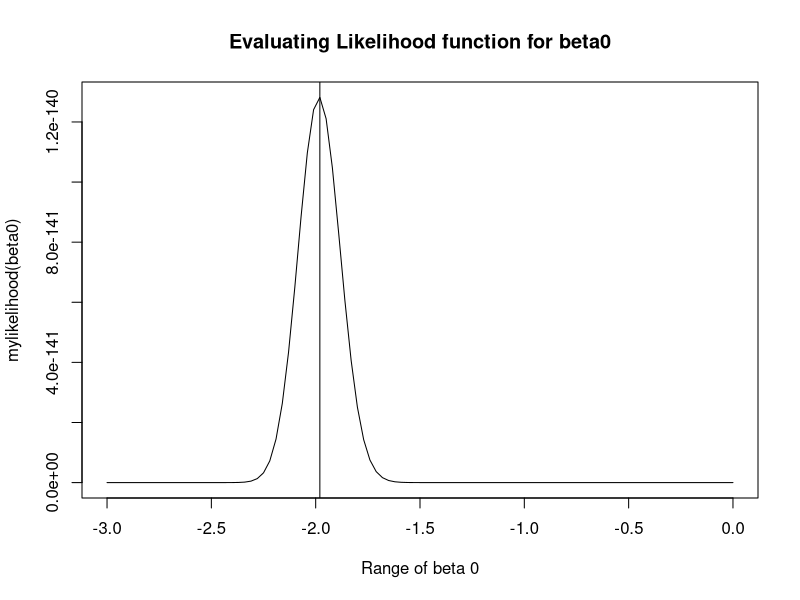
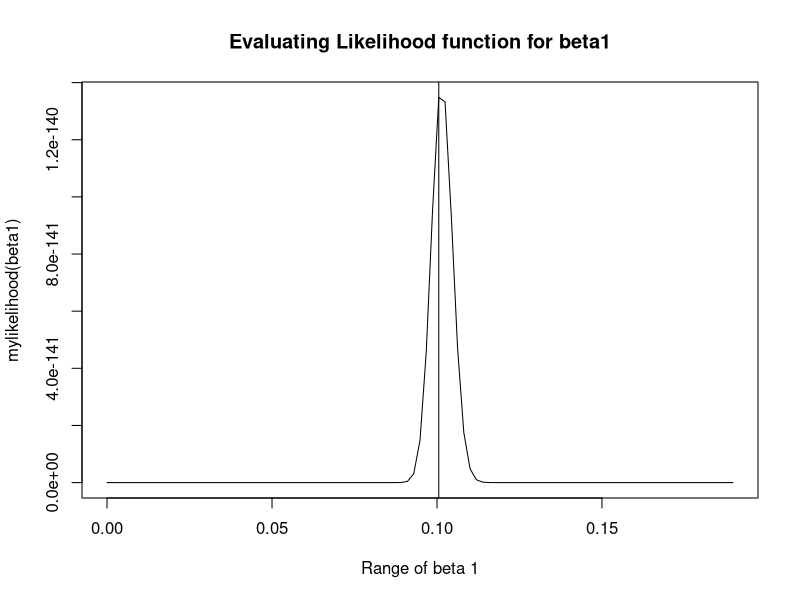
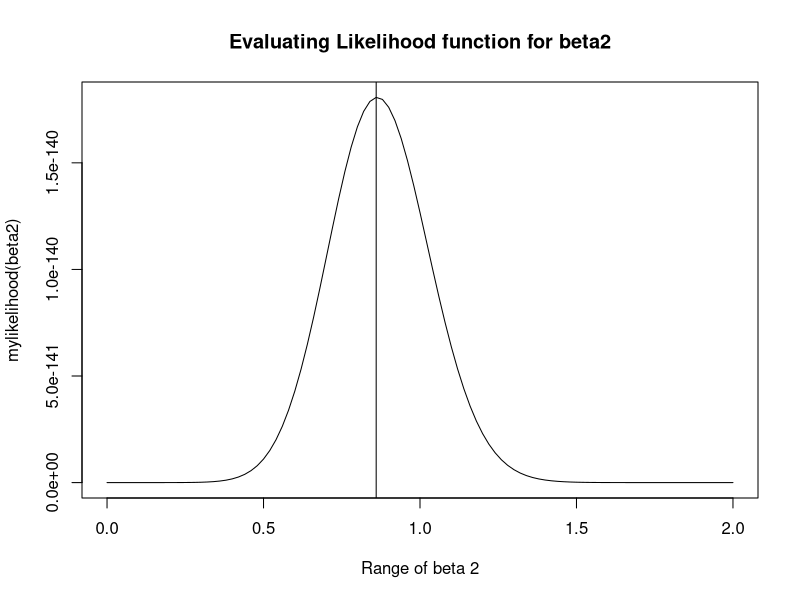
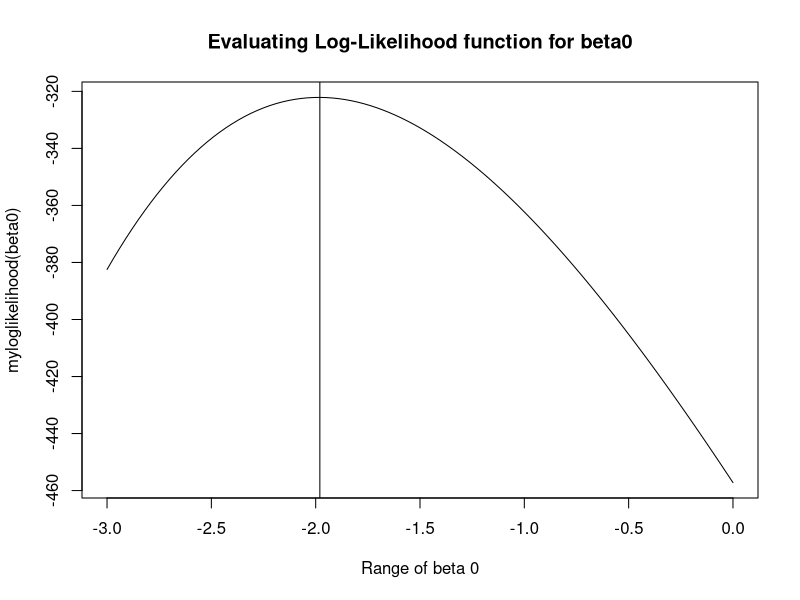
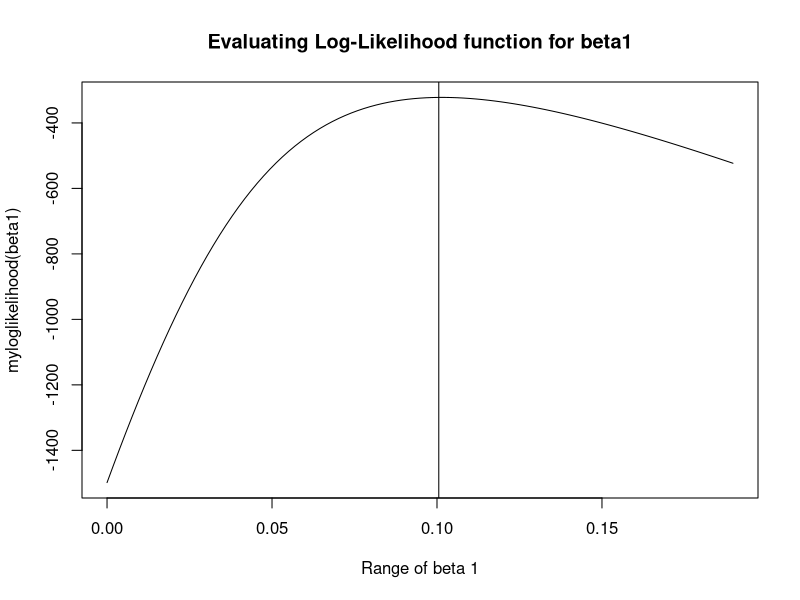
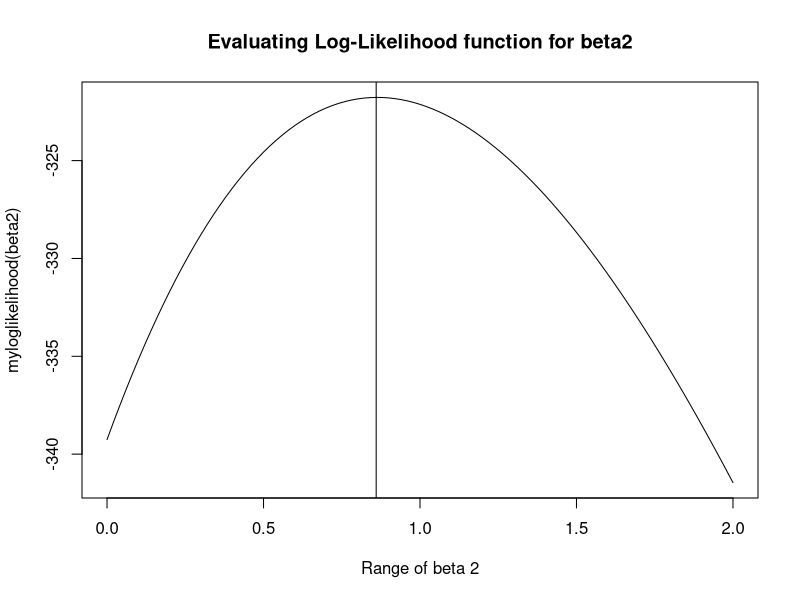
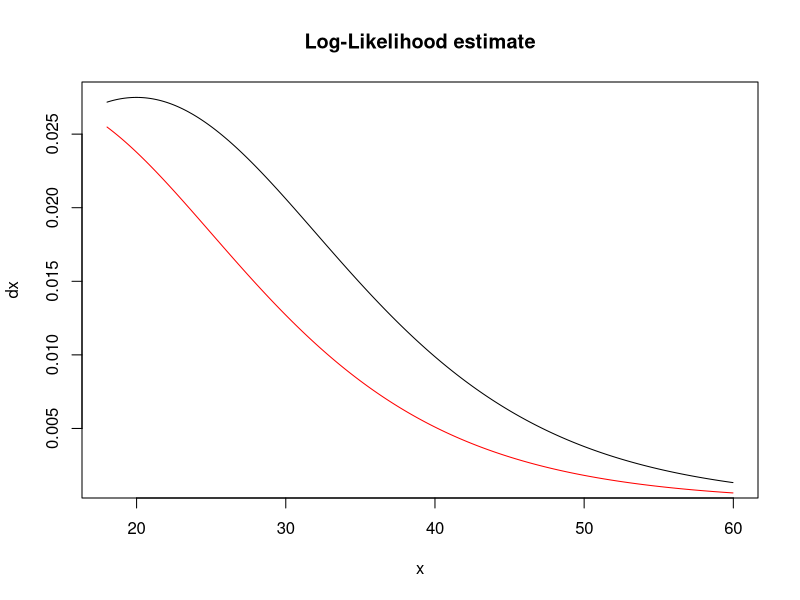

Source code (R) for these figures, in order: (Note: this script raises an error after producing the figures.)
# Functions
# b) Log likelihood
myloglikelihood <- function(beta) {
  loglikelihood <-
    sum(-y * log(1 + exp(-(X %*% beta))) - (1 - y) * log(1 + exp(X %*% beta)))
  return(loglikelihood)
}

# b) Normal Likelihood
mylikelihood <- function(beta) {
  # likelihood <- I(beta) # this produces very large numbers
  
  # (2) - our linear model
  #likelihood <- beta[0] + beta[1] * x + beta[2] * x2
  
  # (3) max
  
  linear_model <- beta[1] + beta[2] * x + beta[3] * x2
  # prod((exp(linear_model) / (1 + exp(linear_model)))^y * (1 - (exp(linear_model)/(1 - exp(linear_model))))^(1 - y))
  likelihood <-
    prod((exp(linear_model) / (1 + exp(linear_model))) ^ y * (1 - (exp(linear_model) / (
      1 + exp(linear_model)
    ))) ^ (1 - y))
  # likelihood <- prod((prob_i_x^y) * ((1 - prob_i_x)^(1 - y))) # this behaves the same as (2)
  return(likelihood)
}

getMarginalEffectBeta1 <- function(length = n,
                                   # x2 vector default value
                                   x2 = 0,
                                   # likelihood OR log-likelihood
                                   estimate_for = "likelihood",
                                   dx_container = NULL,
                                   probability_container = NULL) {
  estimate <- NULL
  
  if (estimate_for == "likelihood") {
    # deprecated case
    estimate <- likelihood.estimate$estimate
  } else if (estimate_for == "loglikelihood") {
    estimate <- loglikelihood.estimate$estimate
  }
  
  if (!is.null(estimate)) {
    # Create containers
    dx_container <- rep(0, length(x))
    probability_container <- rep(0, length(x))
    
    for (i in 1:length) {
      prob_i <-
        exp(estimate[1] + estimate[2] * x[i] + estimate[3] * x2) / (1 + exp(estimate[1] + estimate[2] * x[i] + estimate[3] * x2))
      
      dx_container[i] <- estimate[2] * prob_i * (1 - prob_i)
      probability_container[i] <- prob_i
    }
    return(
      list(
        dx_container = dx_container,
        probability_container = probability_container
      )
    )
  }
  
  return(NULL)
}

set.seed(123)
# Parameters
n <- 1000
x <- sort(runif(n = n, min = 18, max = 60))
x2 <- rbinom(n, 1, prob = 0.5)
X <- cbind(rep(1, n), x, x2)

beta0 <- -2
beta1 <- 0.1
beta2 <- 1
beta <- cbind(beta0, beta1, beta2)

linear_model <- beta0 + beta1 * x + beta2 * x2
prob_i_x <- exp(linear_model) / (1 + exp(linear_model))

# a) ?
y <- rbinom(n = length(x), size = 1, prob = prob_i_x)
data <- data.frame("Y" = y,
                   # "X0" = X[, 1], don't add intercept
                   "X1" = X[, 2],
                   "X2" = X[, 3])

# c) Plot the likelihood function and the log-likelihood function for a range of values for the two parameters
# separately and show that they are maximized at the same value. ----

# c) 1. Likelihood
# evaluate_for = "likelihood / loglikelihood"
plotlike <- function(evaluate_for, beta0, beta1, beta2) {
  #betas <- c(beta0, beta1, x)
  betas <- c(beta0, beta1, beta2)
  result <- NULL
  
  if (evaluate_for == "likelihood") {
    result <- mylikelihood(betas)
  } else if (evaluate_for == "loglikelihood") {
    result <- myloglikelihood(betas)
  }
  
  return(result)
}

# General variables for plotting
expr_plotlike <- Vectorize(plotlike)
evaluated_function_name <- "likelihood"
beta_0_to_from <- list(from = -3.00,
                       to = 0)
beta_1_to_from <- list(from = 0,
                       to = 0.1897)
beta_2_to_from <- list(from = 0,
                       to = 2.00)

# For beta0

result_beta0 <- curve(
  expr = expr_plotlike(evaluated_function_name, x, beta1, beta2),
  from = beta_0_to_from$from,
  to = beta_0_to_from$to,
  xlab = "Range of beta 0",
  ylab = "mylikelihood(beta0)",
  main = "Evaluating Likelihood function for beta0"
)
max_of_result_beta0 <-
  result_beta0$x[which(result_beta0$y == (max(result_beta0$y, na.rm = TRUE)))]
max_of_result_beta0
abline(v = max_of_result_beta0)

# For beta 1
result_beta1 <- curve(
  expr = expr_plotlike(evaluated_function_name, beta0, x, beta2),
  from = beta_1_to_from$from,
  to = beta_1_to_from$to,
  xlab = "Range of beta 1",
  ylab = "mylikelihood(beta1)",
  main = "Evaluating Likelihood function for beta1"
)
max_of_result_beta1 <-
  result_beta1$x[which(result_beta1$y == (max(result_beta1$y, na.rm = TRUE)))]
max_of_result_beta1
abline(v = max_of_result_beta1)

# For beta 2
result_beta2 <-
  curve(
    expr = expr_plotlike(evaluated_function_name, beta0, beta1, x),
    from = beta_2_to_from$from,
    to = beta_2_to_from$to,
    xlab = "Range of beta 2",
    ylab = "mylikelihood(beta2)",
    main = "Evaluating Likelihood function for beta2"
  )
max_of_result_beta2 <-
  result_beta2$x[which(result_beta2$y == (max(result_beta2$y, na.rm = TRUE)))]
max_of_result_beta2
abline(v = max_of_result_beta2)

# c) 2. Log-likelihood
# For beta0
evaluated_function_name <- "loglikelihood"
result_log_beta_0 <-
  curve(
    expr = expr_plotlike(evaluated_function_name, x, beta1, beta2),
    from = beta_0_to_from$from,
    to = beta_0_to_from$to,
    xlab = "Range of beta 0",
    ylab = "myloglikelihood(beta0)",
    main = "Evaluating Log-Likelihood function for beta0"
  )
max_of_result_log_beta_0 <-
  result_log_beta_0$x[which(result_log_beta_0$y == (max(result_log_beta_0$y, na.rm = TRUE)))]
max_of_result_log_beta_0
abline(v = max_of_result_log_beta_0)
# For beta1
result_log_beta_1 <-
  curve(
    expr = expr_plotlike(evaluated_function_name, beta0, x, beta2),
    from = beta_1_to_from$from,
    to = beta_1_to_from$to,
    xlab = "Range of beta 1",
    ylab = "myloglikelihood(beta1)",
    main = "Evaluating Log-Likelihood function for beta1"
  )
max_of_result_log_beta_1 <-
  result_log_beta_1$x[which(result_log_beta_1$y == (max(result_log_beta_1$y, na.rm = TRUE)))]
max_of_result_log_beta_1
abline(v = max_of_result_log_beta_1)
# For beta2
result_log_beta_2 <-
  curve(
    expr = expr_plotlike(evaluated_function_name, beta0, beta1, x),
    from = beta_2_to_from$from,
    to = beta_2_to_from$to,
    xlab = "Range of beta 2",
    ylab = "myloglikelihood(beta2)",
    main = "Evaluating Log-Likelihood function for beta2"
  )
max_of_result_log_beta_2 <-
  result_log_beta_2$x[which(result_log_beta_2$y == (max(result_log_beta_2$y, na.rm = TRUE)))]
max_of_result_log_beta_2
abline(v = max_of_result_log_beta_2)
# End for c) -----

# d) Estimate β0, β1, β2 via maximum likelihood and calculate the standard errors. Use the estimation template
# provided in the lecture.
library(maxLik)
# Getting an estimate for log-likelihood
start_param <- c(0, 1, 1)
loglikelihood.estimate <- maxBFGS(myloglikelihood,
                                  finalHessian = TRUE,
                                  start = start_param)
loglikelihood.estimate$estimate

loglikelihood.covariance_matrix <-
  -(solve(loglikelihood.estimate$hessian))

loglikelihood.sde <- sqrt(diag(loglikelihood.covariance_matrix))
loglikelihood.sde

# e) Propose and calculate a suitable method for the interpretation of the coefficients as discussed in the lecture.
# Not sure if this is what is asked?
x_len <- length(x)

# Marginal effects when x2 = 0
loglikelihood.result <- getMarginalEffectBeta1(length = x_len,
                                               estimate_for = "loglikelihood",
                                               x2 = 0)
# Marginal effects when x2 = 1
loglikelihood.result1 <- getMarginalEffectBeta1(length = x_len,
                                                estimate_for = "loglikelihood",
                                                x2 = 1)
# Plotting marginal effects of beta1 when x2=0
plot(
  x,
  loglikelihood.result$dx_container,
  type = "l",
  main = "Log-Likelihood estimate",
  ylab = "dx"
)
# Plotting marginal effects of beta1 when x2=1
lines(x, loglikelihood.result1$dx_container, col = "red")

likelihood.result1 <- getMarginalEffectBeta1(
  length = x_len,
  estimate_for = "likelihood",
  x2 = 1,
  dx_container = rep(0, x_len),
  probability_container = rep(0, x_len)
)
lines(x, likelihood.result1$dx_container, col = "red")

loglikelihood.result <- getMarginalEffectBeta1(
  length = x_len,
  estimate_for = "loglikelihood",
  x2 = 0,
  dx_container = rep(0, x_len),
  probability_container = rep(0, x_len)
)
plot(
  x,
  loglikelihood.result$dx_container,
  type = "l",
  main = "Log-Likelihood estimate",
  ylab = "dx"
)

loglikelihood.result1 <- getMarginalEffectBeta1(
  length = x_len,
  estimate_for = "loglikelihood",
  x2 = 1,
  dx_container = rep(0, x_len),
  probability_container = rep(0, x_len)
)
lines(x, loglikelihood.result1$dx_container, col = "red")

# Plot probabilities
# plot(x, loglikelihood.result$probability_container, main = "Estimated Probabilities")
# lines(x, loglikelihood.result1$probability_container, col = "red")
# 
# plot(x, loglikelihood.result$probability_container, ylim = c(0, 1))
# lines(x, loglikelihood.result1$probability_container, col = "red")

# TEST f)?
logit <- function(x) {
  logit <- log(x / (1 - x))
  return (logit)
}

plot(
  logit(prob_i_x),
  prob_i_x,
  type = "l",
  xlim = c(-5, 5),
  main = "The Logit Transformation",
  xlab = "logit",
  ylab = "probability",
  cex.main = 1.2,
  cex.lab = 1,
  cex.axis = 1
)
